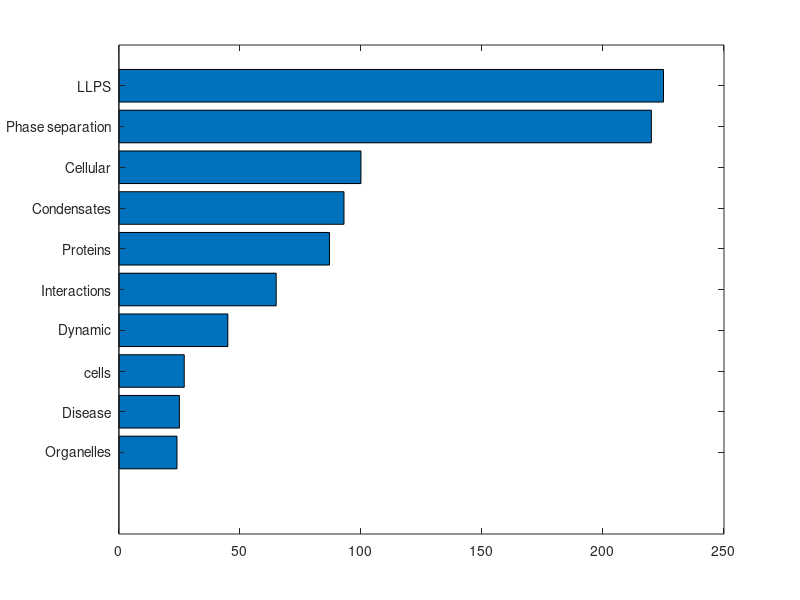
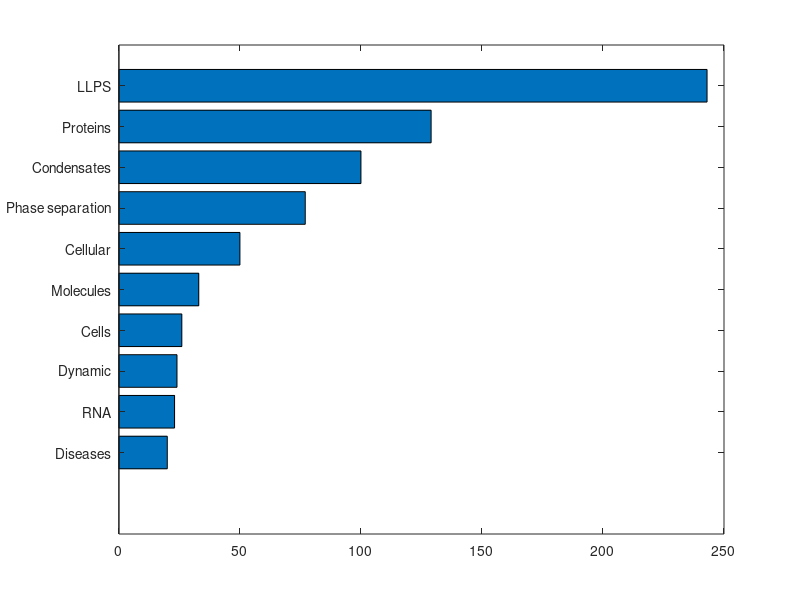

Write MATLAB code to recreate these figures, in order.
close all;clear;clc;
words = {'LLPS', 'Phase separation', 'Cellular', 'Condensates',...
    'Proteins', 'Interactions', 'Dynamic', 'cells', 'Disease', 'Organelles'};
frequencies = [225, 220, 100, 93, 87, 65, 45, 27, 25, 24];

figure;
barh(frequencies);
set(gca, 'ytick', 1:length(words), 'yticklabel', words);

set(gca, 'YDir','reverse', 'FontSize', 10);
xlim([0 250]);
%% --------------------------------------------------------------------- %%
words = {'LLPS', 'Proteins', 'Condensates', 'Phase separation',...
    'Cellular', 'Molecules', 'Cells', 'Dynamic', 'RNA', 'Diseases'};
frequencies = [243, 129, 100, 77, 50, 33, 26, 24, 23, 20]; % Numeric array, not a cell array
figure;
barh(frequencies);
set(gca, 'ytick', 1:length(words), 'yticklabel', words);
set(gca, 'YDir','reverse', 'FontSize', 10);
xlim([0 250]);
